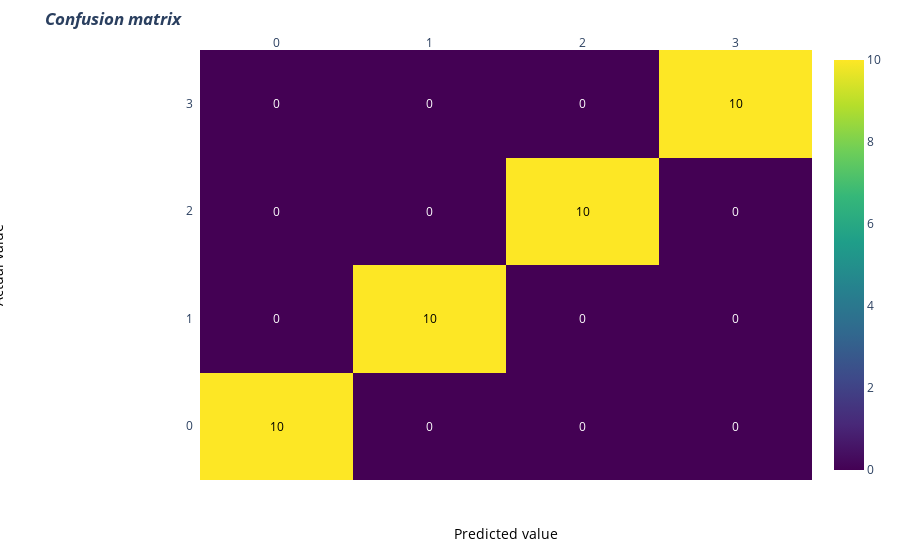

Notebook code for this chart:
### Code cell
import plotly.figure_factory as ff
# invert z idx values

z= cm

# invert z idx values
#z = z[::-1]

x= [0,1,2,3]
y1=x
#y =x[::-1].copy() # invert idx values of x
#print(y)
#y=x
# change each element of z to type string for annotations
z_text = [[str(y1) for y1 in x] for x in z]

# set up figure
fig = ff.create_annotated_heatmap(z, x=x, y=y1, annotation_text=z_text, colorscale='Viridis')

# add title
fig.update_layout(title_text='<i><b>Confusion matrix</b></i>',
                  #xaxis = dict(title='x'),
                  #yaxis = dict(title='x')
                 )

# add custom xaxis title
fig.add_annotation(dict(font=dict(color="black",size=14),
                        x=0.5,
                        y=-0.15,
                        showarrow=False,
                        text="Predicted value",
                        xref="paper",
                        yref="paper"))

# add custom yaxis title
fig.add_annotation(dict(font=dict(color="black",size=14),
                        x=-0.35,
                        y=0.5,
                        showarrow=False,
                        text="Actual value",
                        textangle=-90,
                        xref="paper",
                        yref="paper"))

# adjust margins to make room for yaxis title
fig.update_layout(margin=dict(t=50, l=200))

# add colorbar
fig['data'][0]['showscale'] = True
fig.show()

### Figure 1 — Plotly figure (JSON) as saved in the notebook; plotly's stock layout.template omitted (floating-point values rounded to 4 significant figures)
{"data": [{"colorscale": [[0, "#440154"], [0.1111, "#482878"], [0.2222, "#3e4989"], [0.3333, "#31688e"], [0.4444, "#26828e"], [0.5556, "#1f9e89"], [0.6667, "#35b779"], [0.7778, "#6ece58"], [0.8889, "#b5de2b"], [1, "#fde725"]], "reversescale": false, "showscale": true, "type": "heatmap", "x": [0, 1, 2, 3], "y": [0, 1, 2, 3], "z": [[10, 0, 0, 0], [0, 10, 0, 0], [0, 0, 10, 0], [0, 0, 0, 10]]}], "layout": {"annotations": [{"font": {"color": "#000000"}, "showarrow": false, "text": "10", "x": 0, "xref": "x", "y": 0, "yref": "y"}, {"font": {"color": "#FFFFFF"}, "showarrow": false, "text": "0", "x": 1, "xref": "x", "y": 0, "yref": "y"}, {"font": {"color": "#FFFFFF"}, "showarrow": false, "text": "0", "x": 2, "xref": "x", "y": 0, "yref": "y"}, {"font": {"color": "#FFFFFF"}, "showarrow": false, "text": "0", "x": 3, "xref": "x", "y": 0, "yref": "y"}, {"font": {"color": "#FFFFFF"}, "showarrow": false, "text": "0", "x": 0, "xref": "x", "y": 1, "yref": "y"}, {"font": {"color": "#000000"}, "showarrow": false, "text": "10", "x": 1, "xref": "x", "y": 1, "yref": "y"}, {"font": {"color": "#FFFFFF"}, "showarrow": false, "text": "0", "x": 2, "xref": "x", "y": 1, "yref": "y"}, {"font": {"color": "#FFFFFF"}, "showarrow": false, "text": "0", "x": 3, "xref": "x", "y": 1, "yref": "y"}, {"font": {"color": "#FFFFFF"}, "showarrow": false, "text": "0", "x": 0, "xref": "x", "y": 2, "yref": "y"}, {"font": {"color": "#FFFFFF"}, "showarrow": false, "text": "0", "x": 1, "xref": "x", "y": 2, "yref": "y"}, {"font": {"color": "#000000"}, "showarrow": false, "text": "10", "x": 2, "xref": "x", "y": 2, "yref": "y"}, {"font": {"color": "#FFFFFF"}, "showarrow": false, "text": "0", "x": 3, "xref": "x", "y": 2, "yref": "y"}, {"font": {"color": "#FFFFFF"}, "showarrow": false, "text": "0", "x": 0, "xref": "x", "y": 3, "yref": "y"}, {"font": {"color": "#FFFFFF"}, "showarrow": false, "text": "0", "x": 1, "xref": "x", "y": 3, "yref": "y"}, {"font": {"color": "#FFFFFF"}, "showarrow": false, "text": "0", "x": 2, "xref": "x", "y": 3, "yref": "y"}, {"font": {"color": "#000000"}, "showarrow": false, "text": "10", "x": 3, "xref": "x", "y": 3, "yref": "y"}, {"font": {"color": "black", "size": 14}, "showarrow": false, "text": "Predicted value", "x": 0.5, "xref": "paper", "y": -0.15, "yref": "paper"}, {"font": {"color": "black", "size": 14}, "showarrow": false, "text": "Actual value", "textangle": -90, "x": -0.35, "xref": "paper", "y": 0.5, "yref": "paper"}], "autosize": true, "margin": {"l": 200, "t": 50}, "title": {"text": "<i><b>Confusion matrix</b></i>"}, "xaxis": {"autorange": true, "dtick": 1, "gridcolor": "rgb(0, 0, 0)", "range": [-0.5, 3.5], "side": "top", "ticks": "", "type": "linear"}, "yaxis": {"autorange": true, "dtick": 1, "range": [-0.5, 3.5], "ticks": "", "ticksuffix": "  ", "type": "linear"}}}
